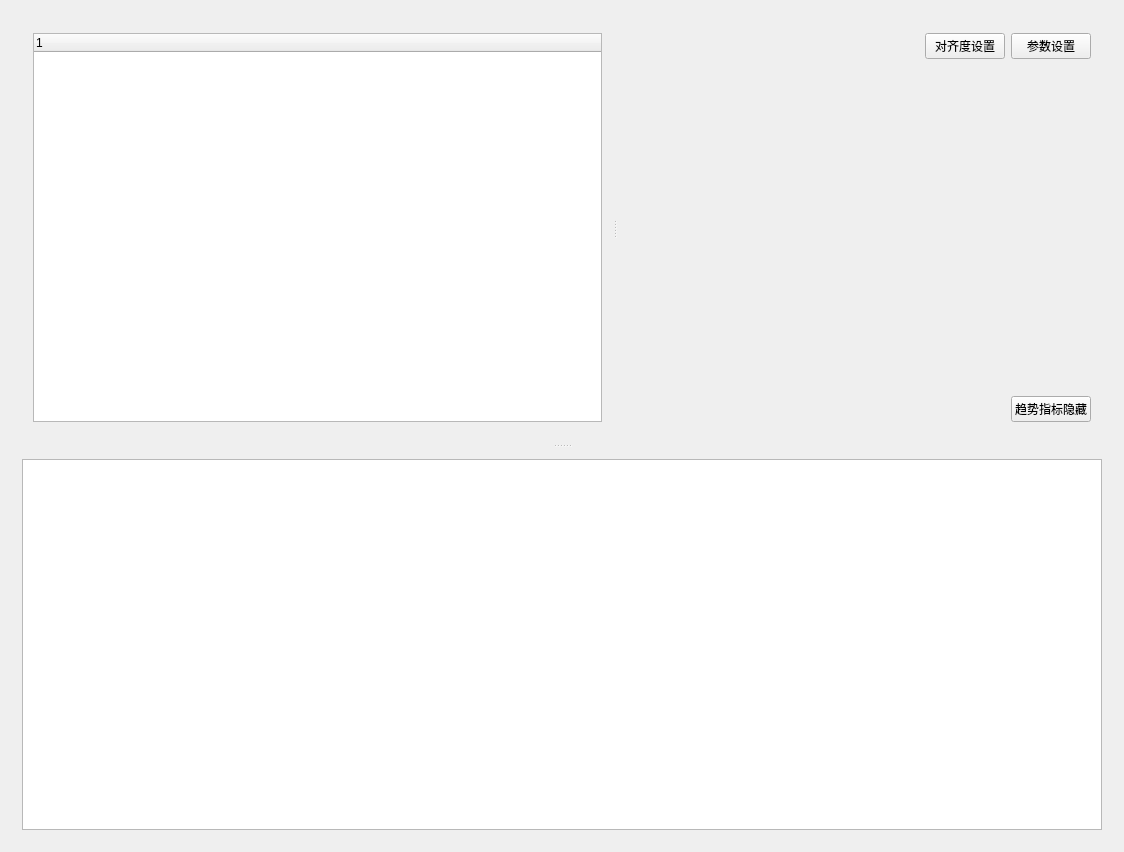
<?xml version="1.0" encoding="UTF-8"?>
<ui version="4.0">
 <class>lpTendencyChartWidget</class>
 <widget class="QWidget" name="lpTendencyChartWidget">
  <property name="geometry">
   <rect>
    <x>0</x>
    <y>0</y>
    <width>1124</width>
    <height>852</height>
   </rect>
  </property>
  <property name="windowTitle">
   <string>ChartDemo</string>
  </property>
  <layout class="QGridLayout" name="gridLayout_3">
   <item row="0" column="0">
    <widget class="QSplitter" name="splitter">
     <property name="orientation">
      <enum>Qt::Vertical</enum>
     </property>
     <widget class="QWidget" name="Top_widget" native="true">
      <layout class="QGridLayout" name="gridLayout_5">
       <item row="0" column="0">
        <widget class="QSplitter" name="splitter_2">
         <property name="orientation">
          <enum>Qt::Horizontal</enum>
         </property>
         <widget class="QWidget" name="widget" native="true">
          <layout class="QGridLayout" name="gridLayout">
           <item row="0" column="0">
            <widget class="QTreeWidget" name="treeWidget">
             <property name="minimumSize">
              <size>
               <width>240</width>
               <height>0</height>
              </size>
             </property>
             <property name="maximumSize">
              <size>
               <width>16777215</width>
               <height>16777215</height>
              </size>
             </property>
             <column>
              <property name="text">
               <string notr="true">1</string>
              </property>
             </column>
            </widget>
           </item>
          </layout>
         </widget>
         <widget class="QWidget" name="widget_2" native="true">
          <layout class="QGridLayout" name="gridLayout_4">
           <item row="0" column="0">
            <layout class="QVBoxLayout" name="verticalLayout">
             <item>
              <layout class="QHBoxLayout" name="horizontalLayout">
               <item>
                <spacer name="horizontalSpacer">
                 <property name="orientation">
                  <enum>Qt::Horizontal</enum>
                 </property>
                 <property name="sizeHint" stdset="0">
                  <size>
                   <width>40</width>
                   <height>20</height>
                  </size>
                 </property>
                </spacer>
               </item>
               <item>
                <widget class="QPushButton" name="Align_PB">
                 <property name="text">
                  <string>对齐度设置</string>
                 </property>
                </widget>
               </item>
               <item>
                <widget class="QPushButton" name="Interval_PB">
                 <property name="text">
                  <string>参数设置</string>
                 </property>
                </widget>
               </item>
              </layout>
             </item>
             <item>
              <widget class="QWidget" name="Chartwidget" native="true">
               <property name="minimumSize">
                <size>
                 <width>0</width>
                 <height>0</height>
                </size>
               </property>
               <property name="sizeIncrement">
                <size>
                 <width>8</width>
                 <height>0</height>
                </size>
               </property>
              </widget>
             </item>
             <item>
              <layout class="QHBoxLayout" name="horizontalLayout_2">
               <item>
                <spacer name="horizontalSpacer_2">
                 <property name="orientation">
                  <enum>Qt::Horizontal</enum>
                 </property>
                 <property name="sizeHint" stdset="0">
                  <size>
                   <width>40</width>
                   <height>20</height>
                  </size>
                 </property>
                </spacer>
               </item>
               <item>
                <widget class="QPushButton" name="Toggle_PB">
                 <property name="text">
                  <string>趋势指标隐藏</string>
                 </property>
                </widget>
               </item>
              </layout>
             </item>
            </layout>
           </item>
          </layout>
         </widget>
        </widget>
       </item>
      </layout>
     </widget>
     <widget class="QWidget" name="Down_widget" native="true">
      <layout class="QGridLayout" name="gridLayout_2">
       <item row="0" column="0">
        <widget class="QTableWidget" name="tableWidget"/>
       </item>
      </layout>
     </widget>
    </widget>
   </item>
  </layout>
 </widget>
 <layoutdefault spacing="6" margin="11"/>
 <resources>
  <include location="ChartDemo.qrc"/>
 </resources>
 <connections/>
</ui>
